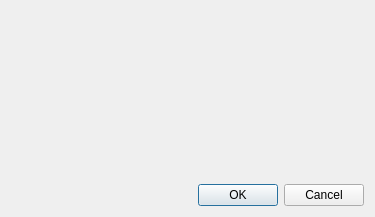
<?xml version="1.0" encoding="UTF-8"?>
<ui version="4.0">
 <class>ShortcutSettingsDialog</class>
 <widget class="QDialog" name="ShortcutSettingsDialog">
  <property name="geometry">
   <rect>
    <x>0</x>
    <y>0</y>
    <width>375</width>
    <height>217</height>
   </rect>
  </property>
  <property name="windowTitle">
   <string>Shortcut Settings</string>
  </property>
  <layout class="QVBoxLayout" name="verticalLayout">
   <item>
    <spacer name="verticalSpacer_2">
     <property name="orientation">
      <enum>Qt::Vertical</enum>
     </property>
     <property name="sizeType">
      <enum>QSizePolicy::Fixed</enum>
     </property>
     <property name="sizeHint" stdset="0">
      <size>
       <width>20</width>
       <height>10</height>
      </size>
     </property>
    </spacer>
   </item>
   <item>
    <layout class="QVBoxLayout" name="settings"/>
   </item>
   <item>
    <spacer name="verticalSpacer">
     <property name="orientation">
      <enum>Qt::Vertical</enum>
     </property>
     <property name="sizeType">
      <enum>QSizePolicy::MinimumExpanding</enum>
     </property>
     <property name="sizeHint" stdset="0">
      <size>
       <width>20</width>
       <height>10</height>
      </size>
     </property>
    </spacer>
   </item>
   <item>
    <widget class="QDialogButtonBox" name="buttonBox">
     <property name="orientation">
      <enum>Qt::Horizontal</enum>
     </property>
     <property name="standardButtons">
      <set>QDialogButtonBox::Cancel|QDialogButtonBox::Ok</set>
     </property>
    </widget>
   </item>
  </layout>
 </widget>
 <resources/>
 <connections>
  <connection>
   <sender>buttonBox</sender>
   <signal>accepted()</signal>
   <receiver>ShortcutSettingsDialog</receiver>
   <slot>accept()</slot>
   <hints>
    <hint type="sourcelabel">
     <x>224</x>
     <y>186</y>
    </hint>
    <hint type="destinationlabel">
     <x>157</x>
     <y>216</y>
    </hint>
   </hints>
  </connection>
  <connection>
   <sender>buttonBox</sender>
   <signal>rejected()</signal>
   <receiver>ShortcutSettingsDialog</receiver>
   <slot>reject()</slot>
   <hints>
    <hint type="sourcelabel">
     <x>293</x>
     <y>199</y>
    </hint>
    <hint type="destinationlabel">
     <x>446</x>
     <y>110</y>
    </hint>
   </hints>
  </connection>
 </connections>
</ui>
